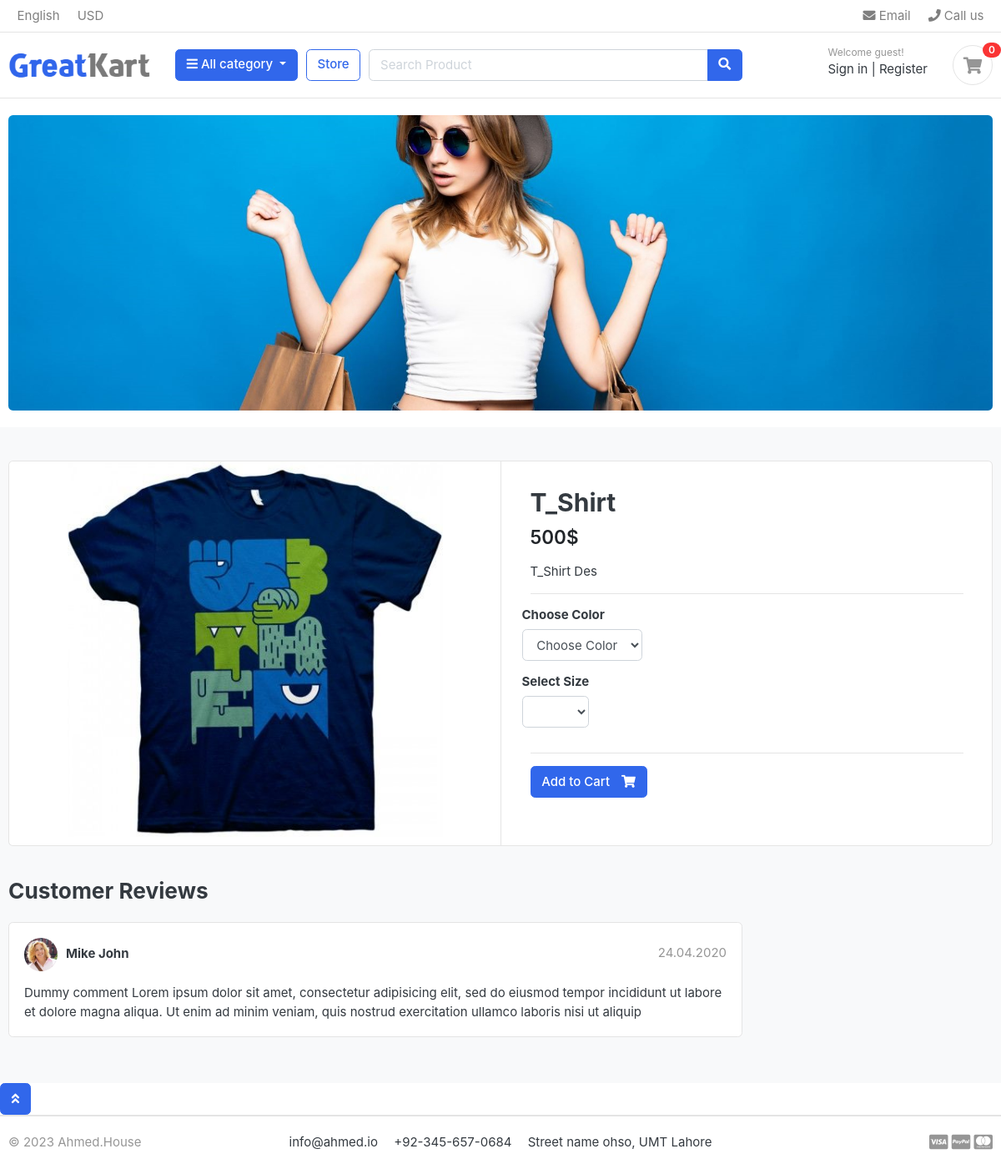
Page /store/category/t_shirts/t_shirt/ on the committed database.
### store/models.py (models this page shows, shortened)
class Product(models.Model):
    product_name = models.CharField(max_length=200, unique=True)
    slug = models.SlugField(max_length=200, unique=True)
    category = models.ForeignKey(Category, on_delete=models.CASCADE)
    description = models.TextField(max_length=500, blank=True)
    price = models.IntegerField()
    image = models.ImageField(upload_to="media/products/images/")
    stock = models.IntegerField()
    is_available = models.BooleanField(default=True)
    created_at = models.DateTimeField(auto_now_add=True)
    modified_date = models.DateTimeField(auto_now=True)

### store/views.py (the view)
# urls.py: path('category/<slug:category_slug>/<slug:product_slug>/',product_detail, name='product_detail'),
def product_detail(request, category_slug, product_slug):
    try:
        single_product = Product.objects.get(category__slug=category_slug, slug=product_slug)
        in_cart= CartItem.objects.filter(cart__cart_id=_cart_id(request), product=single_product).exists()
    except Exception as e:
        raise e
    context = {
        'single_product': single_product,
        'in_cart' : in_cart,
    }
    return render(request, 'store/product_detail.html', context)

### carts/context_processors.py (called while the page is built)
def counter(request):
    cart_count = 0
    if 'admin'in request.path:
        return {}
    else:
        try:
            cart = CartModel.objects.filter(cart_id= _cart_id(request))
            cart_items = CartItem.objects.all().filter(cart=cart[:1])
            for cart_item in cart_items:
                cart_count += cart_item.quantity
        except CartModel.DoesNotExist:
            cart_count = 0
    return dict(cart_count=cart_count)

### carts/views.py (called while the page is built)
def _cart_id(request):
    cart = request.session.session_key
    if not cart:        # agr phly se session na ho ho session bna lay gay
        cart = request.session.create()
    return cart

### category/context_processors.py (called while the page is built)
def menu_links(request):
    links = Category.objects.all()
    return dict(links=links)

### category/models.py (called while the page is built)
    def get_url(self):
        return reverse('products_by_category', args=[self.slug])

### baseapp/templates/store/product_detail.html (shortened to what this page needs)
{% extends "store/base.html" %} {% load static %} {% block content %}
<section class="section-content padding-y bg">
  <div class="container">
    <div class="card">
      <div class="row no-gutters">
        <aside class="col-md-6">
          <article class="gallery-wrap">
            <div class="img-big-wrap">
              <a href="#"><img src="{{ single_product.image.url }}" /></a>
            </div>
          </article>
        </aside>
        <main class="col-md-6 border-left">
          <form action="{% url 'add_cart' single_product.id  %}" method="GET">
            <article class="content-body">
              <h2 class="title">{{ single_product.product_name }}</h2>
              <div class="mb-3">
                <var class="price h4">{{ single_product.price }}$</var>
              </div>
              <p>{{ single_product.description }}</p>
              <hr />
              <div class="row">
                <div class="item-option-select">
                  <h6>Choose Color</h6>
                  <select name="color" class="form-control" required>
                    <option value="" disabled selected>Choose Color</option>
                  </select>
                </div>
              </div>
              <div class="row">
                <div class="item-option-select">
                  <h6>Select Size</h6>
                  <select name="size" class="form-control">
                  </select>
                </div>
              </div>
              <hr />
              {% if single_product.stock <= 0 %}
              <h5 class="text-danger mt-2">Out of Stock</h5>
              {% else%} {% if in_cart %}
              <a href="#" class="btn btn-success">
                <span class="text">Added to cart</span>
                <i class="fas fa-check"></i>
              </a>
              <a href="{% url 'cart'  %}" class="btn btn-outline-primary">
                <span class="text">View Cart </span> <i class="fas fa-eye"></i>
              </a>
              {% else %}
              <button type="submit" class="btn btn-primary">
                <span class="text">Add to Cart</span>
                <i class="fas fa-shopping-cart"></i>
              </button>
              {% endif %}
             {%endif%}
            </article>
          </form>
        </main>
      </div>
    </div>
    <br />
    <div class="row">
      <div class="col-md-9">
        <header class="section-heading">
          <h3>Customer Reviews</h3>
        </header>
        <article class="box mb-3">
          <div class="icontext w-100">
            <img
              src="./images/avatars/avatar1.jpg"
              class="img-xs icon rounded-circle"
            />
            <div class="text">
              <span class="date text-muted float-md-right">24.04.2020 </span>
              <h6 class="mb-1">Mike John</h6>
            </div>
          </div>
          <div class="mt-3">
            <p>
              Dummy comment Lorem ipsum dolor sit amet, consectetur adipisicing
              elit, sed do eiusmod tempor incididunt ut labore et dolore magna
              aliqua. Ut enim ad minim veniam, quis nostrud exercitation ullamco
              laboris nisi ut aliquip
            </p>
          </div>
        </article>
      </div>
    </div>
  </div>
</section>
{% endblock %}

### baseapp/static/ecomstatic/css/ui.css (style rules this page uses)
html { font-family: "Inter", sans-serif; font-size: 15px; }
.content-body { flex: 1 1 auto; padding: 2rem 2.3rem; }
.img-xs, .img-sm, .img-md, .img-lg { -o-object-fit: cover; object-fit: cover; flex-shrink: 0; flex-grow: 0; }
.img-xs { width: 40px; height: 40px; }
.padding-y { padding-top: 40px; padding-bottom: 40px; }
var { font-style: normal; }
article:after, .form-group:after { display: block; clear: both; content: ""; }
.bg { background-color: #f8f9fa; }
.section-heading { margin-bottom: 20px; margin-top: 15px; }
p:last-child { margin-bottom: 0; }
.btn .text + i { margin-left: 10px; }
.icontext { display: inline-flex; align-items: center; vertical-align: middle; }
.icontext .text { width: 100%; line-height: 1.2; }
.icontext .icon { position: relative; margin-right: 10px; flex-shrink: 0; flex-grow: 0; }
.price { font-weight: 600; color: #212529; }
.box { padding: 18px; background: #fff; border-radius: 0.37rem; border: 1px solid #e4e4e4; }
.box img { max-width: 100%; }
.gallery-wrap .img-big-wrap { margin-bottom: 10px; border-radius: 0.37rem; overflow: hidden; background-color: #fff; }
.gallery-wrap .img-big-wrap a { text-align: center; display: block; }
.gallery-wrap .img-big-wrap img { height: 450px; width: auto; display: inline-block; }
.item-option-select { margin-bottom: 1rem; display: inline-block; margin-right: 15px; }

### rows in the picture
Product: image (picture), product_name "T_Shirt", price "500", description "T_Shirt Des"

### other values in the picture
{{ cart_count }} "0"
